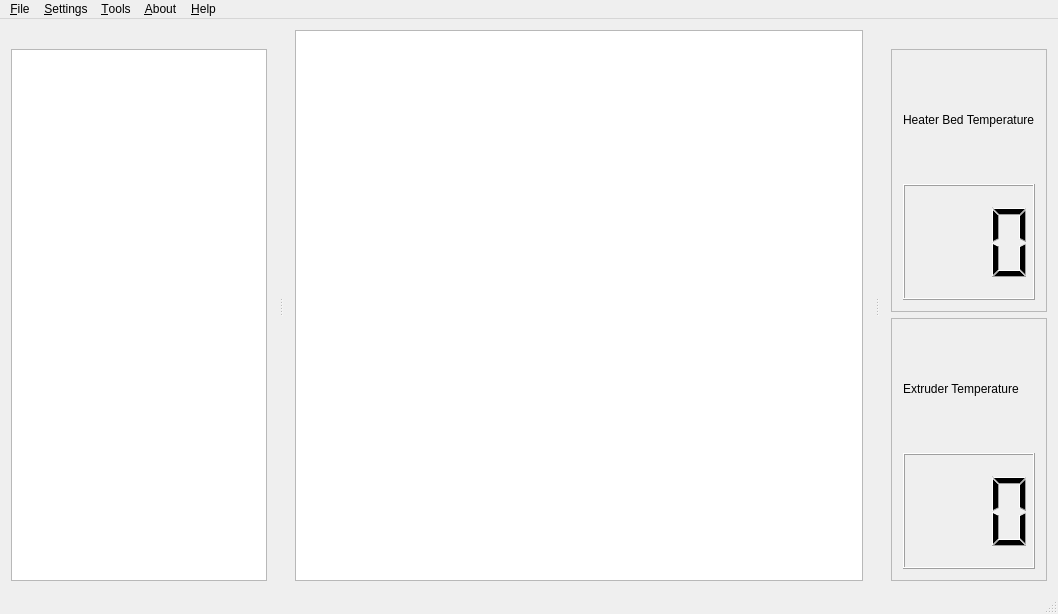
<?xml version="1.0" encoding="UTF-8"?>
<ui version="4.0">
 <class>MainWindow</class>
 <widget class="QMainWindow" name="MainWindow">
  <property name="geometry">
   <rect>
    <x>0</x>
    <y>0</y>
    <width>1058</width>
    <height>614</height>
   </rect>
  </property>
  <property name="windowTitle">
   <string>PiRinter 3D -- 3D Printer Interface</string>
  </property>
  <widget class="QWidget" name="centralWidget">
   <layout class="QGridLayout" name="gridLayout_2">
    <item row="0" column="0">
     <layout class="QGridLayout" name="gridMain">
      <item row="0" column="0">
       <widget class="QGraphicsView" name="gvPrintImg"/>
      </item>
     </layout>
    </item>
   </layout>
  </widget>
  <widget class="QMenuBar" name="menuBar">
   <property name="geometry">
    <rect>
     <x>0</x>
     <y>0</y>
     <width>1058</width>
     <height>27</height>
    </rect>
   </property>
   <widget class="QMenu" name="menu_File">
    <property name="title">
     <string>&amp;File</string>
    </property>
    <addaction name="action_Load_3D_Print"/>
    <addaction name="separator"/>
    <addaction name="action_Exit"/>
   </widget>
   <widget class="QMenu" name="menu_Settings">
    <property name="title">
     <string>&amp;Settings</string>
    </property>
    <addaction name="action_Configure_PiRinter"/>
   </widget>
   <widget class="QMenu" name="menu_Tools">
    <property name="title">
     <string>&amp;Tools</string>
    </property>
    <addaction name="action_Stepper_Utility"/>
   </widget>
   <widget class="QMenu" name="menu_About">
    <property name="title">
     <string>&amp;About</string>
    </property>
   </widget>
   <widget class="QMenu" name="menu_Help">
    <property name="title">
     <string>&amp;Help</string>
    </property>
   </widget>
   <addaction name="menu_File"/>
   <addaction name="menu_Settings"/>
   <addaction name="menu_Tools"/>
   <addaction name="menu_About"/>
   <addaction name="menu_Help"/>
  </widget>
  <widget class="QStatusBar" name="statusBar"/>
  <widget class="QDockWidget" name="dkGCode">
   <property name="features">
    <set>QDockWidget::DockWidgetMovable</set>
   </property>
   <property name="allowedAreas">
    <set>Qt::LeftDockWidgetArea</set>
   </property>
   <attribute name="dockWidgetArea">
    <number>1</number>
   </attribute>
   <widget class="QWidget" name="dockWidgetContents">
    <layout class="QVBoxLayout" name="verticalLayout">
     <item>
      <widget class="QTextBrowser" name="txtGCode"/>
     </item>
    </layout>
   </widget>
  </widget>
  <widget class="QDockWidget" name="dkTemps">
   <property name="features">
    <set>QDockWidget::DockWidgetMovable</set>
   </property>
   <property name="allowedAreas">
    <set>Qt::RightDockWidgetArea</set>
   </property>
   <attribute name="dockWidgetArea">
    <number>2</number>
   </attribute>
   <widget class="QWidget" name="dockWidgetContents_2">
    <layout class="QVBoxLayout" name="verticalLayout_2">
     <item>
      <layout class="QGridLayout" name="gdTemps">
       <item row="1" column="0">
        <widget class="QFrame" name="pnlExtruderTemp">
         <property name="frameShape">
          <enum>QFrame::StyledPanel</enum>
         </property>
         <property name="frameShadow">
          <enum>QFrame::Raised</enum>
         </property>
         <layout class="QVBoxLayout" name="verticalLayout_4">
          <item>
           <widget class="QLabel" name="label">
            <property name="text">
             <string>Extruder Temperature</string>
            </property>
           </widget>
          </item>
          <item>
           <widget class="QLCDNumber" name="lcdExtruderTemp">
            <property name="font">
             <font>
              <pointsize>12</pointsize>
             </font>
            </property>
            <property name="lineWidth">
             <number>1</number>
            </property>
            <property name="digitCount">
             <number>3</number>
            </property>
           </widget>
          </item>
         </layout>
        </widget>
       </item>
       <item row="0" column="0">
        <widget class="QFrame" name="pnlBedTemp">
         <property name="frameShape">
          <enum>QFrame::StyledPanel</enum>
         </property>
         <property name="frameShadow">
          <enum>QFrame::Raised</enum>
         </property>
         <layout class="QVBoxLayout" name="verticalLayout_3">
          <item>
           <widget class="QLabel" name="label_2">
            <property name="text">
             <string>Heater Bed Temperature</string>
            </property>
           </widget>
          </item>
          <item>
           <widget class="QLCDNumber" name="lcdBedTemp">
            <property name="midLineWidth">
             <number>0</number>
            </property>
            <property name="digitCount">
             <number>3</number>
            </property>
           </widget>
          </item>
         </layout>
        </widget>
       </item>
      </layout>
     </item>
    </layout>
   </widget>
  </widget>
  <action name="action_Stepper_Utility">
   <property name="text">
    <string>&amp;Stepper Utility</string>
   </property>
  </action>
  <action name="action_Exit">
   <property name="text">
    <string>&amp;Exit</string>
   </property>
  </action>
  <action name="action_Load_3D_Print">
   <property name="text">
    <string>&amp;Load Print</string>
   </property>
  </action>
  <action name="action_Configure_PiRinter">
   <property name="text">
    <string>&amp;Configure PiRinter</string>
   </property>
  </action>
 </widget>
 <layoutdefault spacing="6" margin="11"/>
 <resources/>
 <connections/>
</ui>
